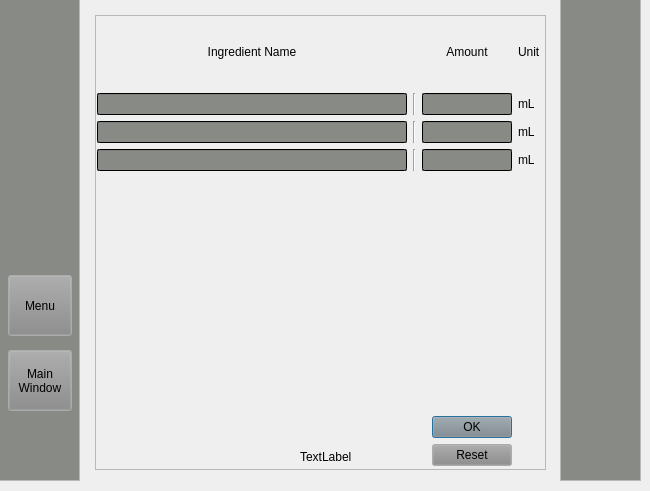
   <widget class="QWidget" name="page_custom">
    <widget class="QPushButton" name="pushButton_custom_pageToMenu">
     <property name="geometry">
      <rect>
       <x>8</x>
       <y>275</y>
       <width>64</width>
       <height>61</height>
      </rect>
     </property>
     <property name="palette">
      <palette>
       <active>
        <colorrole role="Button">
         <brush brushstyle="SolidPattern">
          <color alpha="255">
           <red>136</red>
           <green>136</green>
           <blue>136</blue>
          </color>
         </brush>
        </colorrole>
       </active>
       <inactive>
        <colorrole role="Button">
         <brush brushstyle="SolidPattern">
          <color alpha="255">
           <red>136</red>
           <green>136</green>
           <blue>136</blue>
          </color>
         </brush>
        </colorrole>
       </inactive>
       <disabled>
        <colorrole role="Button">
         <brush brushstyle="SolidPattern">
          <color alpha="255">
           <red>136</red>
           <green>136</green>
           <blue>136</blue>
          </color>
         </brush>
        </colorrole>
       </disabled>
      </palette>
     </property>
     <property name="text">
      <string>Menu</string>
     </property>
    </widget>
    <widget class="QPushButton" name="pushButton_custom_pageToPrimary">
     <property name="geometry">
      <rect>
       <x>8</x>
       <y>350</y>
       <width>64</width>
       <height>61</height>
      </rect>
     </property>
     <property name="palette">
      <palette>
       <active>
        <colorrole role="Button">
         <brush brushstyle="SolidPattern">
          <color alpha="255">
           <red>136</red>
           <green>136</green>
           <blue>136</blue>
          </color>
         </brush>
        </colorrole>
       </active>
       <inactive>
        <colorrole role="Button">
         <brush brushstyle="SolidPattern">
          <color alpha="255">
           <red>136</red>
           <green>136</green>
           <blue>136</blue>
          </color>
         </brush>
        </colorrole>
       </inactive>
       <disabled>
        <colorrole role="Button">
         <brush brushstyle="SolidPattern">
          <color alpha="255">
           <red>136</red>
           <green>136</green>
           <blue>136</blue>
          </color>
         </brush>
        </colorrole>
       </disabled>
      </palette>
     </property>
     <property name="text">
      <string>Main 
Window</string>
     </property>
    </widget>
    <widget class="QFrame" name="frame_2">
     <property name="geometry">
      <rect>
       <x>95</x>
       <y>15</y>
       <width>451</width>
       <height>455</height>
      </rect>
     </property>
     <property name="frameShape">
      <enum>QFrame::StyledPanel</enum>
     </property>
     <property name="frameShadow">
      <enum>QFrame::Plain</enum>
     </property>
     <widget class="QWidget" name="gridLayoutWidget">
      <property name="geometry">
       <rect>
        <x>2</x>
        <y>2</y>
        <width>446</width>
        <height>449</height>
       </rect>
      </property>
      <layout class="QGridLayout" name="gridLayout_custom">
       <item row="3" column="1">
        <widget class="Line" name="line_customing_3">
         <property name="orientation">
          <enum>Qt::Vertical</enum>
         </property>
        </widget>
       </item>
       <item row="1" column="1">
        <widget class="Line" name="line_customing">
         <property name="orientation">
          <enum>Qt::Vertical</enum>
         </property>
        </widget>
       </item>
       <item row="2" column="1">
        <widget class="Line" name="line_customing_2">
         <property name="orientation">
          <enum>Qt::Vertical</enum>
         </property>
        </widget>
       </item>
       <item row="3" column="0">
        <widget class="QLineEdit" name="lineEdit_custom_ingName_3">
         <property name="autoFillBackground">
          <bool>false</bool>
         </property>
         <property name="styleSheet">
          <string notr="true">background-color: qlineargradient(spread:reflect, x1:0, y1:0, x2:0, y2:0, stop:0 rgba(136, 138, 133, 255), stop:1 rgba(255, 255, 255, 255));</string>
         </property>
         <property name="text">
          <string/>
         </property>
        </widget>
       </item>
       <item row="2" column="2">
        <widget class="QLineEdit" name="lineEdit_custom_ingAmount_2">
         <property name="maximumSize">
          <size>
           <width>90</width>
           <height>16777215</height>
          </size>
         </property>
         <property name="styleSheet">
          <string notr="true">background-color: qlineargradient(spread:reflect, x1:0, y1:0, x2:0, y2:0, stop:0 rgba(136, 138, 133, 255), stop:1 rgba(255, 255, 255, 255));</string>
         </property>
        </widget>
       </item>
       <item row="3" column="2">
        <widget class="QLineEdit" name="lineEdit_custom_ingAmount_3">
         <property name="maximumSize">
          <size>
           <width>90</width>
           <height>16777215</height>
          </size>
         </property>
         <property name="styleSheet">
          <string notr="true">background-color: qlineargradient(spread:reflect, x1:0, y1:0, x2:0, y2:0, stop:0 rgba(136, 138, 133, 255), stop:1 rgba(255, 255, 255, 255));</string>
         </property>
        </widget>
       </item>
       <item row="2" column="0">
        <widget class="QLineEdit" name="lineEdit_custom_ingName_2">
         <property name="autoFillBackground">
          <bool>false</bool>
         </property>
         <property name="styleSheet">
          <string notr="true">background-color: qlineargradient(spread:reflect, x1:0, y1:0, x2:0, y2:0, stop:0 rgba(136, 138, 133, 255), stop:1 rgba(255, 255, 255, 255));</string>
         </property>
         <property name="text">
          <string/>
         </property>
        </widget>
       </item>
       <item row="4" column="0">
        <spacer name="verticalSpacer_custom">
         <property name="orientation">
          <enum>Qt::Vertical</enum>
         </property>
         <property name="sizeHint" stdset="0">
          <size>
           <width>20</width>
           <height>40</height>
          </size>
         </property>
        </spacer>
       </item>
       <item row="1" column="3">
        <widget class="QLabel" name="label_custom_unit">
         <property name="text">
          <string>mL</string>
         </property>
        </widget>
       </item>
       <item row="1" column="2">
        <widget class="QLineEdit" name="lineEdit_custom_ingAmount">
         <property name="maximumSize">
          <size>
           <width>90</width>
           <height>16777215</height>
          </size>
         </property>
         <property name="styleSheet">
          <string notr="true">background-color: qlineargradient(spread:reflect, x1:0, y1:0, x2:0, y2:0, stop:0 rgba(136, 138, 133, 255), stop:1 rgba(255, 255, 255, 255));</string>
         </property>
        </widget>
       </item>
       <item row="5" column="2">
        <widget class="QDialogButtonBox" name="buttonBox_custom">
         <property name="sizePolicy">
          <sizepolicy hsizetype="Fixed" vsizetype="Fixed">
           <horstretch>0</horstretch>
           <verstretch>0</verstretch>
          </sizepolicy>
         </property>
         <property name="palette">
          <palette>
           <active>
            <colorrole role="Button">
             <brush brushstyle="SolidPattern">
              <color alpha="255">
               <red>136</red>
               <green>136</green>
               <blue>136</blue>
              </color>
             </brush>
            </colorrole>
           </active>
           <inactive>
            <colorrole role="Button">
             <brush brushstyle="SolidPattern">
              <color alpha="255">
               <red>136</red>
               <green>136</green>
               <blue>136</blue>
              </color>
             </brush>
            </colorrole>
           </inactive>
           <disabled>
            <colorrole role="Button">
             <brush brushstyle="SolidPattern">
              <color alpha="255">
               <red>136</red>
               <green>136</green>
               <blue>136</blue>
              </color>
             </brush>
            </colorrole>
           </disabled>
          </palette>
         </property>
         <property name="layoutDirection">
          <enum>Qt::RightToLeft</enum>
         </property>
         <property name="orientation">
          <enum>Qt::Vertical</enum>
         </property>
         <property name="standardButtons">
          <set>QDialogButtonBox::Ok|QDialogButtonBox::Reset</set>
         </property>
         <property name="centerButtons">
          <bool>false</bool>
         </property>
        </widget>
       </item>
       <item row="2" column="3">
        <widget class="QLabel" name="label_custom_unit_2">
         <property name="text">
          <string>mL</string>
         </property>
        </widget>
       </item>
       <item row="3" column="3">
        <widget class="QLabel" name="label_custom_unit_3">
         <property name="text">
          <string>mL</string>
         </property>
        </widget>
       </item>
       <item row="1" column="0">
        <widget class="QLineEdit" name="lineEdit_custom_ingName">
         <property name="autoFillBackground">
          <bool>false</bool>
         </property>
         <property name="styleSheet">
          <string notr="true">background-color: qlineargradient(spread:reflect, x1:0, y1:0, x2:0, y2:0, stop:0 rgba(136, 138, 133, 255), stop:1 rgba(255, 255, 255, 255));</string>
         </property>
         <property name="text">
          <string/>
         </property>
        </widget>
       </item>
       <item row="0" column="0">
        <widget class="QLabel" name="label_custom_ingNameHead">
         <property name="sizePolicy">
          <sizepolicy hsizetype="Preferred" vsizetype="Fixed">
           <horstretch>0</horstretch>
           <verstretch>0</verstretch>
          </sizepolicy>
         </property>
         <property name="minimumSize">
          <size>
           <width>0</width>
           <height>70</height>
          </size>
         </property>
         <property name="text">
          <string>Ingredient Name</string>
         </property>
         <property name="alignment">
          <set>Qt::AlignCenter</set>
         </property>
        </widget>
       </item>
       <item row="0" column="2">
        <widget class="QLabel" name="label_custom_ingAmountHead">
         <property name="sizePolicy">
          <sizepolicy hsizetype="Preferred" vsizetype="Fixed">
           <horstretch>0</horstretch>
           <verstretch>0</verstretch>
          </sizepolicy>
         </property>
         <property name="minimumSize">
          <size>
           <width>0</width>
           <height>70</height>
          </size>
         </property>
         <property name="text">
          <string>Amount</string>
         </property>
         <property name="alignment">
          <set>Qt::AlignCenter</set>
         </property>
        </widget>
       </item>
       <item row="0" column="3">
        <widget class="QLabel" name="label_custom_ingUnitHead">
         <property name="sizePolicy">
          <sizepolicy hsizetype="Preferred" vsizetype="Fixed">
           <horstretch>0</horstretch>
           <verstretch>0</verstretch>
          </sizepolicy>
         </property>
         <property name="minimumSize">
          <size>
           <width>25</width>
           <height>70</height>
          </size>
         </property>
         <property name="text">
          <string>Unit</string>
         </property>
         <property name="alignment">
          <set>Qt::AlignLeading|Qt::AlignLeft|Qt::AlignVCenter</set>
         </property>
        </widget>
       </item>
      </layout>
     </widget>
    </widget>
    <widget class="QListWidget" name="widget_custom_rightInfo">
     <property name="geometry">
      <rect>
       <x>560</x>
       <y>-1</y>
       <width>81</width>
       <height>482</height>
      </rect>
     </property>
     <property name="palette">
      <palette>
       <active>
        <colorrole role="Button">
         <brush brushstyle="SolidPattern">
          <color alpha="255">
           <red>85</red>
           <green>87</green>
           <blue>83</blue>
          </color>
         </brush>
        </colorrole>
        <colorrole role="Base">
         <brush brushstyle="SolidPattern">
          <color alpha="255">
           <red>136</red>
           <green>138</green>
           <blue>133</blue>
          </color>
         </brush>
        </colorrole>
       </active>
       <inactive>
        <colorrole role="Button">
         <brush brushstyle="SolidPattern">
          <color alpha="255">
           <red>85</red>
           <green>87</green>
           <blue>83</blue>
          </color>
         </brush>
        </colorrole>
        <colorrole role="Base">
         <brush brushstyle="SolidPattern">
          <color alpha="255">
           <red>136</red>
           <green>138</green>
           <blue>133</blue>
          </color>
         </brush>
        </colorrole>
       </inactive>
       <disabled>
        <colorrole role="Button">
         <brush brushstyle="SolidPattern">
          <color alpha="255">
           <red>85</red>
           <green>87</green>
           <blue>83</blue>
          </color>
         </brush>
        </colorrole>
        <colorrole role="Base">
         <brush brushstyle="SolidPattern">
          <color alpha="255">
           <red>85</red>
           <green>87</green>
           <blue>83</blue>
          </color>
         </brush>
        </colorrole>
       </disabled>
      </palette>
     </property>
     <property name="font">
      <font>
       <family>MathJax_Caligraphic</family>
      </font>
     </property>
    </widget>
    <widget class="QListWidget" name="widget_custom_leftInfo">
     <property name="geometry">
      <rect>
       <x>-1</x>
       <y>-1</y>
       <width>81</width>
       <height>482</height>
      </rect>
     </property>
     <property name="palette">
      <palette>
       <active>
        <colorrole role="Button">
         <brush brushstyle="SolidPattern">
          <color alpha="255">
           <red>85</red>
           <green>87</green>
           <blue>83</blue>
          </color>
         </brush>
        </colorrole>
        <colorrole role="Base">
         <brush brushstyle="SolidPattern">
          <color alpha="255">
           <red>136</red>
           <green>138</green>
           <blue>133</blue>
          </color>
         </brush>
        </colorrole>
       </active>
       <inactive>
        <colorrole role="Button">
         <brush brushstyle="SolidPattern">
          <color alpha="255">
           <red>85</red>
           <green>87</green>
           <blue>83</blue>
          </color>
         </brush>
        </colorrole>
        <colorrole role="Base">
         <brush brushstyle="SolidPattern">
          <color alpha="255">
           <red>136</red>
           <green>138</green>
           <blue>133</blue>
          </color>
         </brush>
        </colorrole>
       </inactive>
       <disabled>
        <colorrole role="Button">
         <brush brushstyle="SolidPattern">
          <color alpha="255">
           <red>85</red>
           <green>87</green>
           <blue>83</blue>
          </color>
         </brush>
        </colorrole>
        <colorrole role="Base">
         <brush brushstyle="SolidPattern">
          <color alpha="255">
           <red>85</red>
           <green>87</green>
           <blue>83</blue>
          </color>
         </brush>
        </colorrole>
       </disabled>
      </palette>
     </property>
     <property name="font">
      <font>
       <family>MathJax_Caligraphic</family>
      </font>
     </property>
    </widget>
    <widget class="QLabel" name="label_2">
     <property name="geometry">
      <rect>
       <x>300</x>
       <y>440</y>
       <width>76</width>
       <height>33</height>
      </rect>
     </property>
     <property name="text">
      <string>TextLabel</string>
     </property>
    </widget>
    <zorder>widget_custom_leftInfo</zorder>
    <zorder>frame_2</zorder>
    <zorder>pushButton_custom_pageToMenu</zorder>
    <zorder>pushButton_custom_pageToPrimary</zorder>
    <zorder>widget_custom_rightInfo</zorder>
    <zorder>label_2</zorder>
   </widget>
